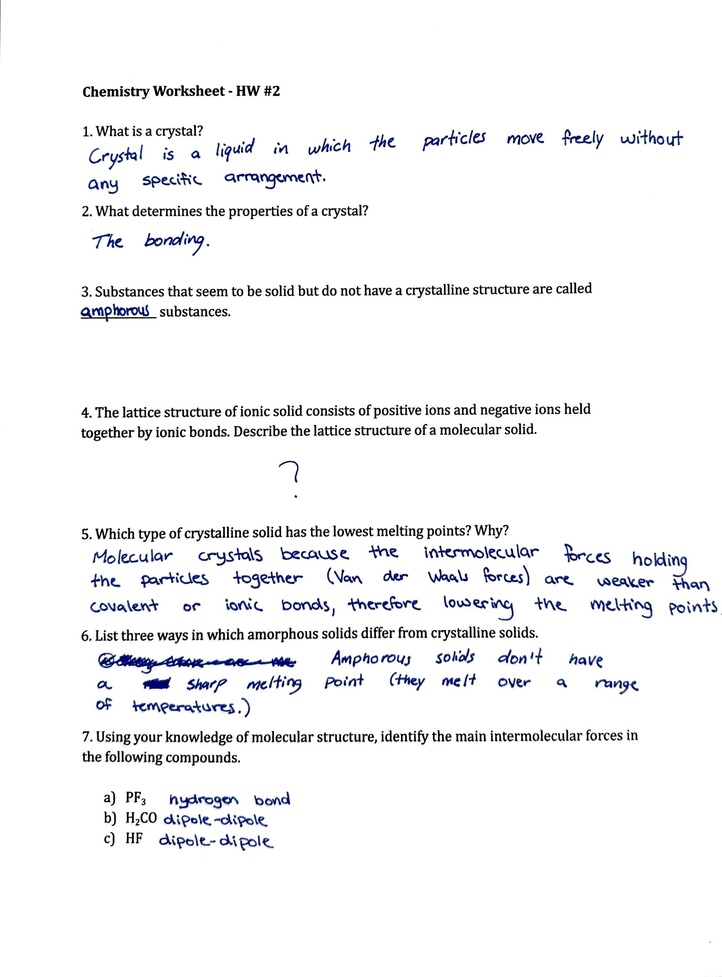
#> input picture pytesseract_keras_easy ocr/datasets/Chem.jpg, 722 x 977 px, shrunk from 1968 x 2664 before the run
$ python -i ocrfun.py   (imports and definitions only)
#> lines starting #> are read from the running program, lines starting #| are printed output that depends on the picture
#> further down, picture is the input picture: shape (977, 722, 3); mean B, G, R 245.9, 244.6, 244.3
import matplotlib.pyplot as plt
import cv2
from PIL import Image

# [13 lines left out: function display, not called in this run]

def grayscale(image):
    return cv2.cvtColor(image, cv2.COLOR_BGR2GRAY)

# [9 lines left out: function noise_removal, not called in this run]

def thin_font(image):
    import numpy as np
    image = cv2.bitwise_not(image)
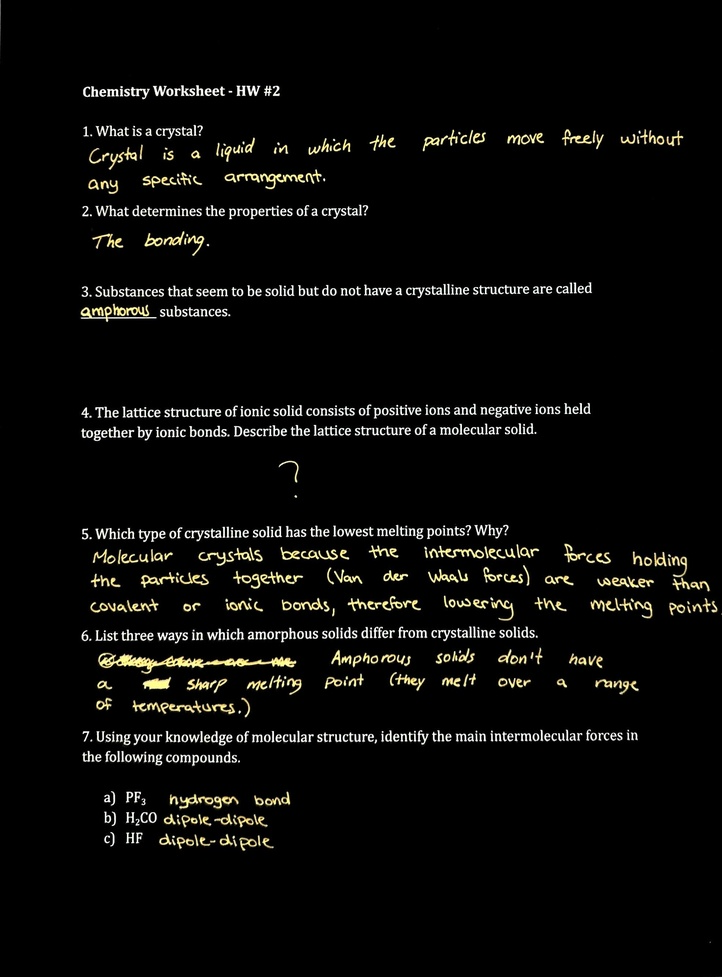
#> image: shape (977, 722, 3); mean of channels 0, 1, 2 9.1, 10.4, 10.7; drawn as B, G, R
    kernel = np.ones((2,2),np.uint8)
    image = cv2.erode(image, kernel, iterations=1)
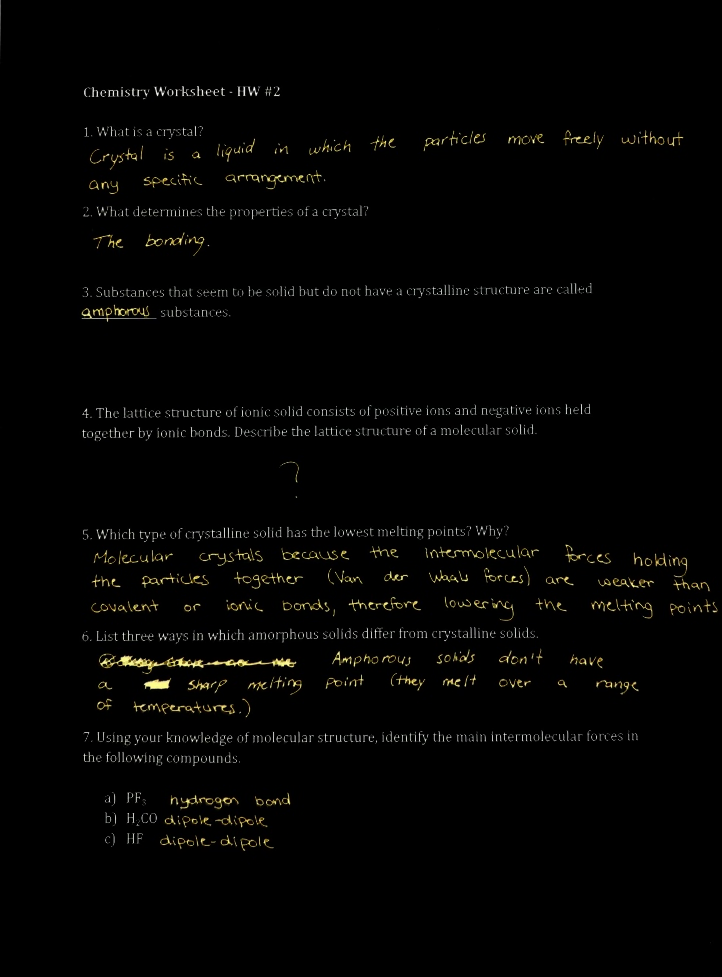
#> image: shape (977, 722, 3); mean of channels 0, 1, 2 3.1, 3.9, 4.1; drawn as B, G, R
    image = cv2.bitwise_not(image)
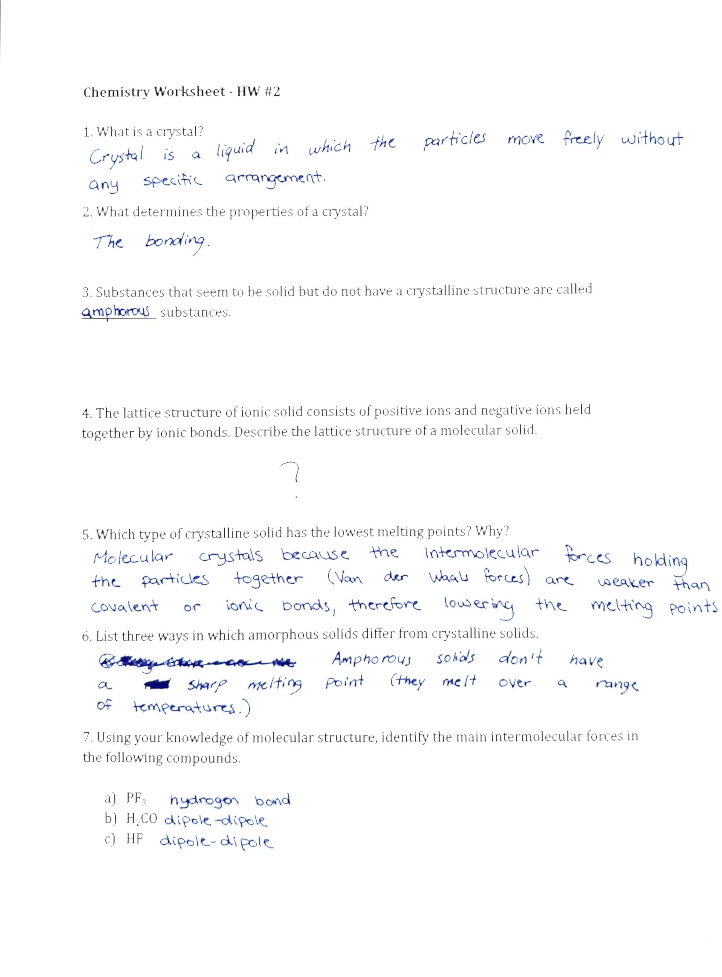
#> image: shape (977, 722, 3); mean of channels 0, 1, 2 251.9, 251.1, 250.9; drawn as B, G, R
    return (image)

# [48 lines left out: functions thick_font, bbox_keras, bbox_tess, bbox_easy, not called in this run]

>>> import cv2
>>> picture = cv2.imread('datasets/Chem.jpg')
>>> result = thin_font(picture)
